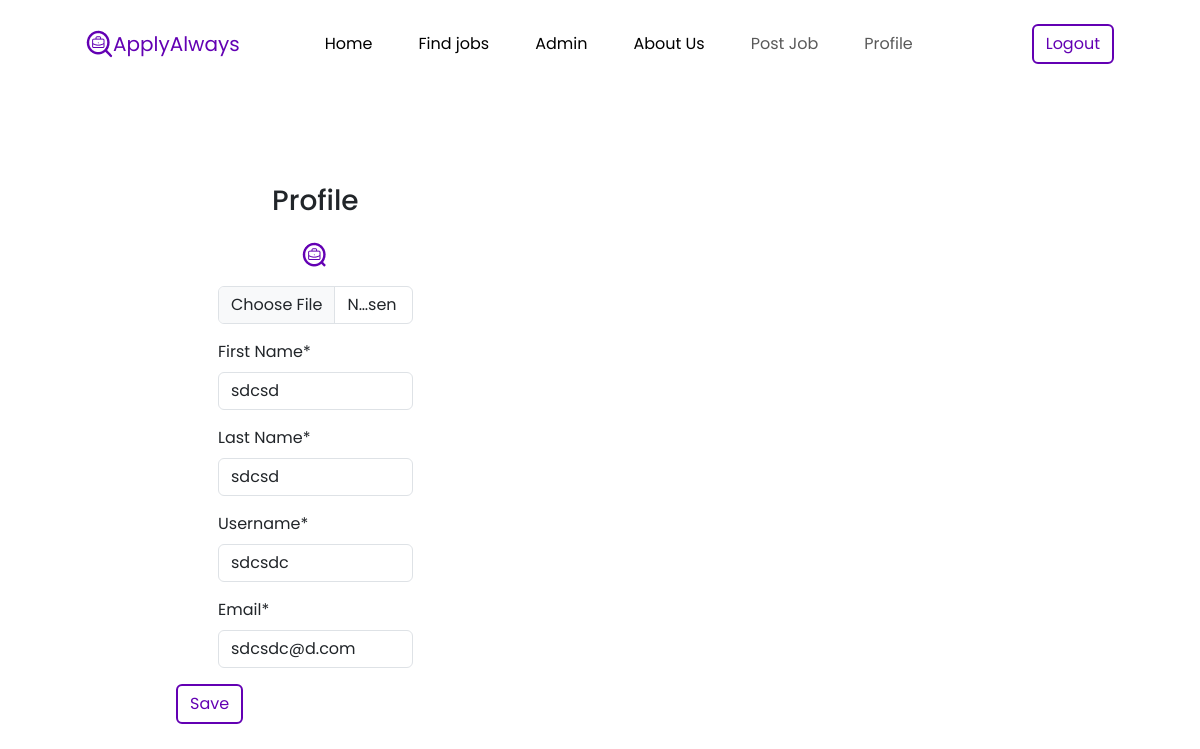
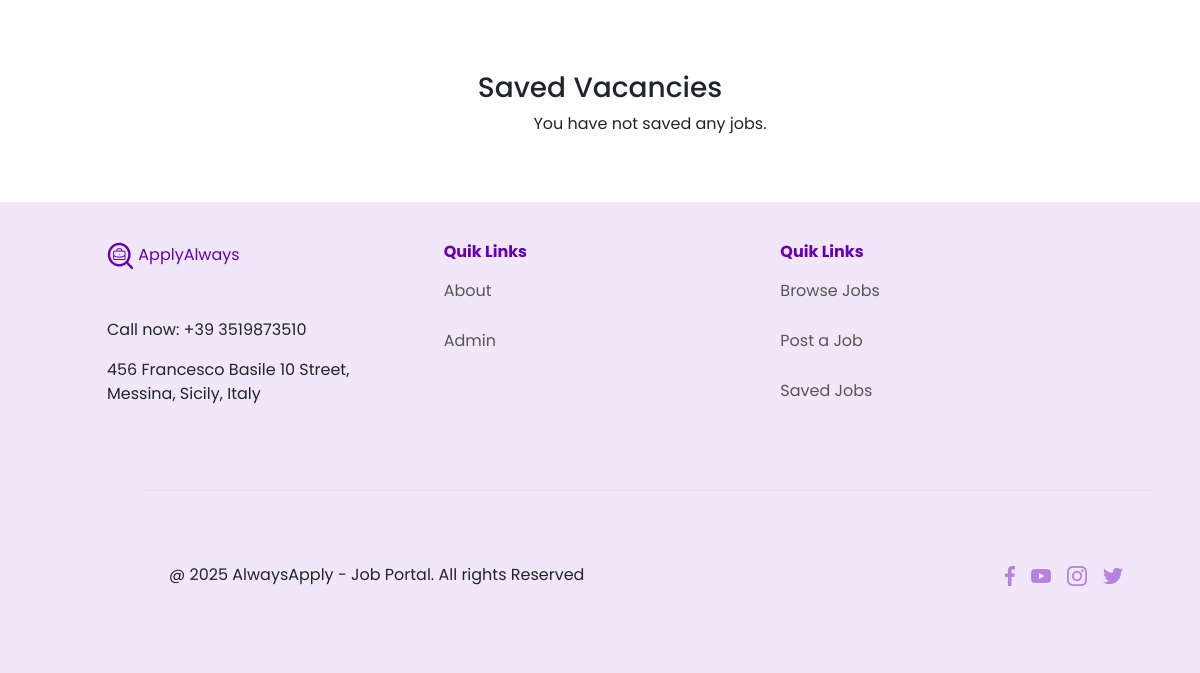
The app's page /users/profile/ (signed in), older data (2 pictures, top to bottom).
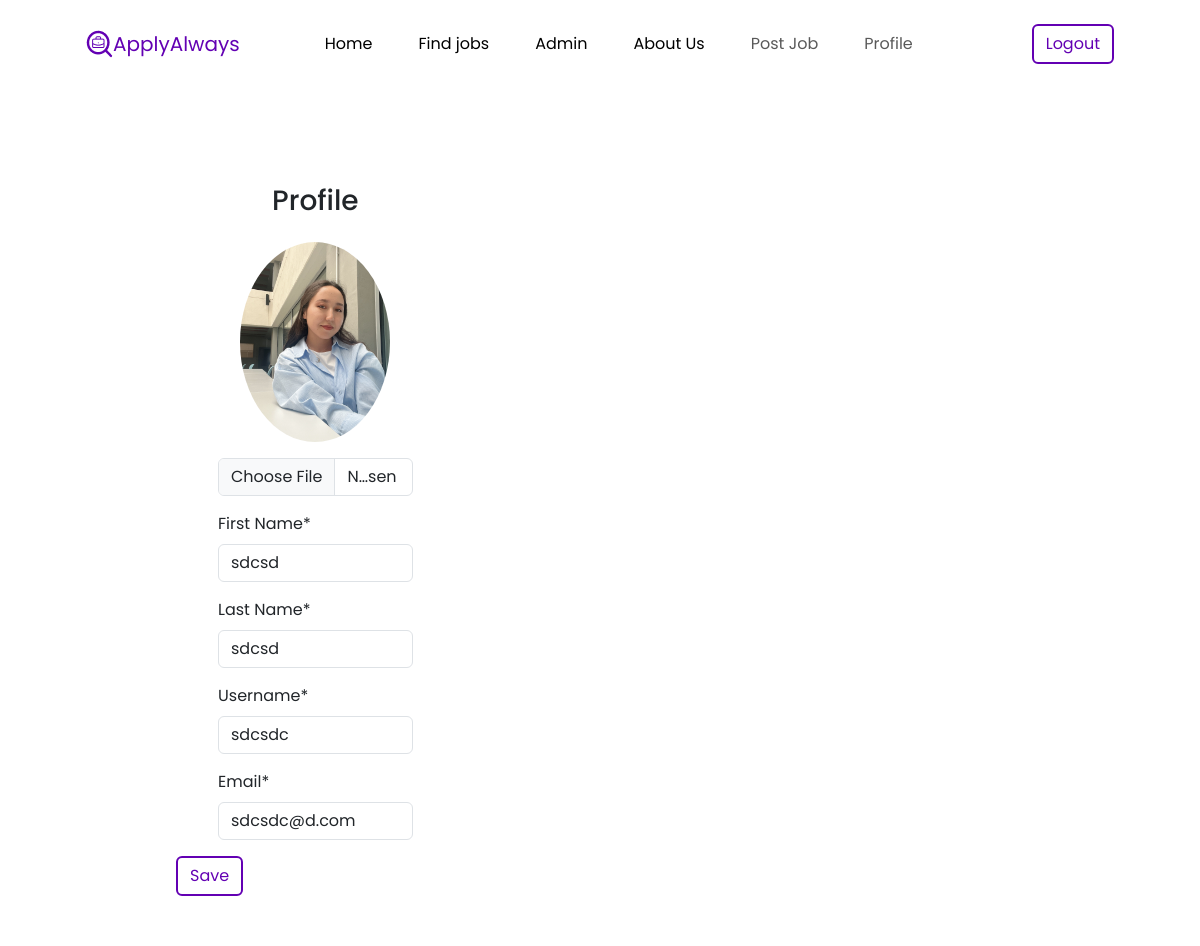
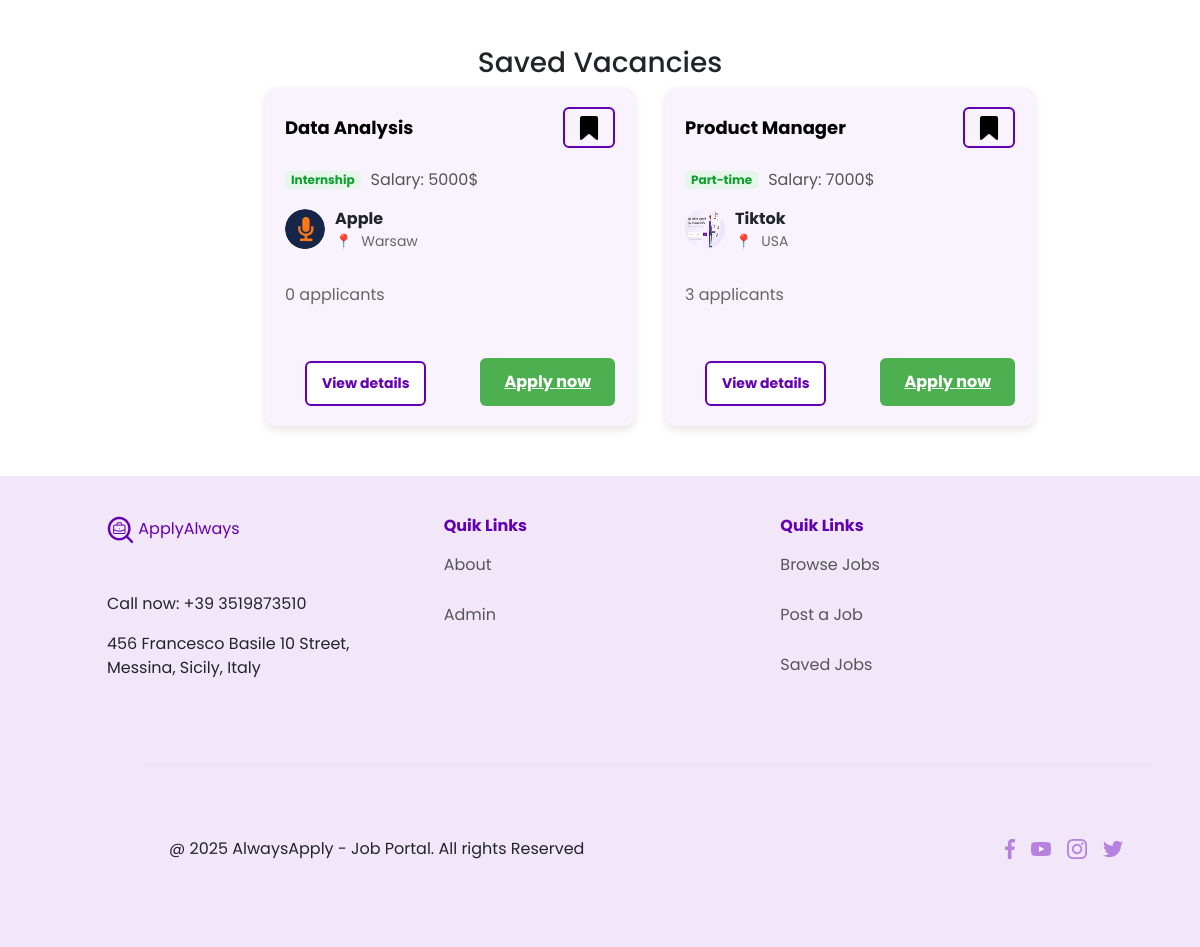
The same page, newer data (2 pictures, top to bottom).
### users/models.py (models this page shows, shortened)
class User(AbstractUser):
    image = models.ImageField(upload_to='users_images', blank=True, null=True, verbose_name='Avatar')
    class Meta:
        db_table = 'user'
        verbose_name = 'User'
        verbose_name_plural = 'Users'

### posts/models.py (models this page shows, shortened)
class JobPosting(models.Model):
    title = models.CharField(max_length=255)
    company = models.CharField(max_length=255)
    logo = models.ImageField(upload_to='company_logos/', blank=True, null=True)
    location = models.CharField(max_length=255)
    JOB_TYPES = [
        ('full_time', 'Full-time'),
        ('part_time', 'Part-time'),
        ('contract', 'Contract'),
        ('freelance', 'Freelance'),
        ('internship', 'Internship'),
    ]
    job_type = models.CharField(max_length=50, choices=JOB_TYPES)
    salary = models.CharField(max_length=100, blank=True, null=True)
    description = models.TextField()
    contact_email = models.EmailField()
    posted_at = models.DateTimeField(auto_now_add=True)
    saved_by = models.ManyToManyField(User, related_name='saved_jobs', blank=True)  # Tracks users who saved this job

### users/views.py (the view)
# urls.py: path('profile/', views.profile, name='profile'),
@login_required
def profile(request):
    saved_jobs = request.user.saved_jobs.all()
    if request.method == 'POST':
        form = ProfileForm(data=request.POST, instance=request.user, files=request.FILES)
        if form.is_valid():
            form.save()
            messages.success(request, 'Profile successfully updated.')
            return redirect('users:profile')
    else:
        form = ProfileForm(instance=request.user)
    context = {
        'title': 'Profile',
        'form': form,
        'user': request.user,  # Ensure user data is passed
        'saved_jobs': saved_jobs,
    }
    return render(request, 'users/profile.html', context)

### users/forms.py
class ProfileForm(UserChangeForm):
    class Meta:
        model = User
        fields = ('image', 'first_name', 'last_name', 'username', 'email')
    image = forms.ImageField(required= False)
    first_name = forms.CharField()
    last_name = forms.CharField()
    username = forms.CharField()
    email = forms.CharField()

### users/templates/users/profile.html (shortened to what this page needs)
{% extends "base.html" %}
{% load static %}
{% block content %}
<div class="row">
    <div class="container mt-5">
        <div class="row">
            <div class="col-md-5">
                <div class="bg-white p-4 mb-4 mx-2 rounded custom-shadow">
                    <h3 class="text-center mb-4">Profile</h3>
                    <form action="{% url 'users:profile' %}" method="post" enctype="multipart/form-data">
                        <div class="row">
                            <div class="col-md-12 mb-3 text-center">
                                {% if user.image %}
                                    <img src="{{ user.image.url }}" alt="Avatar" class="img-fluid rounded-circle" style="max-width: 150px;">
                                {% else %}
                                    <img src="{% static 'images/logo.png' %}" alt="Default Avatar" class="img-fluid rounded-circle" style="max-width: 150px;">
                                {% endif %}
                                <input type="file" class="form-control mt-3" id="id_image" name="image" accept="image/*">
                            </div>
                            <div class="col-md-12 mb-3">
                                <label for="id_first_name" class="form-label">First Name*</label>
                                <input type="text" class="form-control" id="id_first_name" name="first_name" value="{{ form.first_name.value }}">
                            </div>
                            <div class="col-md-12 mb-3">
                                <label for="id_last_name" class="form-label">Last Name*</label>
                                <input type="text" class="form-control" id="id_last_name" name="last_name" value="{{ form.last_name.value }}">
                            </div>
                            <div class="col-md-12 mb-3">
                                <label for="id_username" class="form-label">Username*</label>
                                <input type="text" class="form-control" id="id_username" name="username" value="{{ form.username.value }}">
                            </div>
                            <div class="col-md-12 mb-3">
                                <label for="id_email" class="form-label">Email*</label>
                                <input type="email" class="form-control" id="id_email" name="email" value="{{ form.email.value }}">
                            </div>
                        </div>
                        <button type="submit" class="btn ">Save</button>
                    </form>
                </div>
            </div>
        </div>
    </div>
</div>
<div class="container mt-5">
    <h3 class="text-center">Saved Vacancies</h3>
    <div class="row row-card justify-content-center">
        {% for job in saved_jobs %}
        <div class="job-card">
            <div class="job-header">
                <h3 class="job-title">{{ job.title }}</h3>
                <button class="btn btn-link">
                    <a href="{% url 'jobs:save_job' job.pk %}">
                        <img class="saved-icon" src="{% static 'images/icon/bookmark.png' %}" alt="Saved Icon">
                    </a>
                </button>
            </div>
            <div class="job-info">
                <span class="job-type">{{ job.get_job_type_display }}</span>
                <span class="job-salary">Salary: {{ job.salary }}$</span>
            </div>
            <div class="company-info">
                <img src="{{ job.logo.url }}" alt="{{ job.company }} Logo" class="company-logo">
                <div>
                    <p class="company-name">{{ job.company }}</p>
                    <p class="company-location">
                        <span class="location-icon">📍</span> {{ job.location }}
                    </p>
                </div>
            </div>
            <div class="applicant-info">
                <div class="applicants">
                    <p class="applicant-count mt-3">
                        {{ job.applications.count }} applicants
                    </p>
                </div>
            </div>
            <div class="action-buttons">
                <a href="{% url 'jobs:job_detail' job.pk %}" class="details-btn btn">View details</a>
                <a href="{% url 'jobs:apply_job' job.pk %}" class="apply-btn">Apply now</a>
            </div>
        </div>
        {% empty %}
        <p class="text-center">You have not saved any jobs.</p>
        {% endfor %}
    </div>
</div>
{% endblock %}

### templates/base.html (shortened to what this page needs)
{% load static %}
<!DOCTYPE html>
<html lang="en">
  <head>
    <link
  href="https://cdn.jsdelivr.net/npm/bootstrap@5.3.3/dist/css/bootstrap.min.css"
  rel="stylesheet"
/>
<link rel="stylesheet" href="{% static 'css/style.css' %}">
  </head>
  <body>
    <nav class="navbar navbar-expand-lg p-4 ml-1">
      <div class="container-fluid">
        <img src="{% static "images/logo.png" %}" alt="" />
        <a class="navbar-brand logo" href="{% url "main:index" %}">ApplyAlways</a>
        <div class="collapse navbar-collapse" id="navbarScroll">
          <ul
            class="navbar-nav me-auto my-2 my-lg-0 navbar-nav-scroll"
            style="--bs-scroll-height: 100px"
          >
            <li class="nav-item">
              <a class="nav-link active" aria-current="page" href="{% url "main:index" %}">Home</a>
            </li>
            <li class="nav-item">
              <a
                class="nav-link active"
                aria-current="page"
                href="{% url "jobs:jobs" %}"
                >Find jobs</a
              >
            </li>
            <li class="nav-item">
              <a class="nav-link active" aria-current="page" href="{% url "admin:index" %}">Admin</a>
            </li>
            <li class="nav-item">
              <a class="nav-link active" aria-current="page" href="{% url "main:about" %}"
                >About Us</a
              >
            </li>
            <li class="nav-item">
              <a class="nav-link" href="{% url "posts:posts" %}">Post Job</a>
            </li>
            {% if user.is_authenticated %}
            <li class="nav-item">
              <a class="nav-link" href="{% url "users:profile" %}">Profile</a>
            </li>
            {% endif %}
          </ul>
         {% if not user.is_authenticated %}
          <a href="{% url "users:login" %}" class="btn" >Login</a>
         {% else %}
            <a href="{% url "users:logout" %}"  class="btn btn-contact">Logout</a>
          {% endif %}
        </div>
      </div>
    </nav>
{% block content %}
{% endblock %}
    <footer class="footer container-fluid">
      <div class="container text-center">
        <div class="row">
          <div class="col text-start">
            <a href="#"><img src="{% static "images/logo.png" %}" alt="" /></a>
            <a class="navbar-brand logo" href="{% url "main:index" %}">ApplyAlways</a>
            <p class="mt-5">Call now: +39 3519873510</p>
            <p>
              456 Francesco Basile 10 Street, Messina, Sicily, Italy
            </p>
          </div>
          <div class="col text-start">
            <h6>Quik Links</h6>
            <ul class="navbar-nav me-auto my-2 my-lg-0">
              <li class="nav-item"><a class="nav-link" href="{% url "main:about" %}">About</a></li>
              <li class="nav-item"><a class="nav-link" href="{% url "admin:index" %}">Admin</a></li>
            </ul>
          </div>
          <div class="col text-start">
            <h6>Quik Links</h6>
            <ul class="navbar-nav me-auto my-2 my-lg-0">
              <li class="nav-item">
                <a class="nav-link" href="{% url "jobs:jobs" %}">Browse Jobs</a>
              </li>
              <li class="nav-item">
                <a class="nav-link" href="{% url 'posts:posts' %}">Post a Job</a>
              </li>
            {% if user.is_authenticated %}
              <li class="nav-item">
                <a class="nav-link" href="{% url 'users:profile' %}">Saved Jobs</a>
              </li>
            {% endif %}
            </ul>
          </div>
        <hr class="m-5" />
        <div class="row mt-4">
          <div class="col text-center text-lg-start">
            <p>@ 2025 AlwaysApply - Job Portal. All rights Reserved</p>
          </div>
          <div class="col text-center text-lg-end">
            <ul
              class="social-icons d-flex justify-content-center justify-content-lg-end"
            >
              <li class="nav-item mx-2">
                <a class="nav-link" href="https://www.facebook.com/?locale=it_IT">
                  <img src="{% static 'images/icon/facebook.png' %}" alt="Facebook" />
                </a>
              </li>
              <li class="nav-item mx-2">
                <a class="nav-link" href="https://www.youtube.com/">
                  <img src="{% static 'images/icon/youtube11.png' %}" alt="YouTube" />
                </a>
              </li>
              <li class="nav-item mx-2">
                <a class="nav-link" href="https://www.instagram.com/">
                  <img src="{% static 'images/icon/instagram.png' %}" alt="Instagram" />
                </a>
              </li>
              <li class="nav-item mx-2">
                <a class="nav-link" href="https://x.com/?mx=2">
                  <img src="{% static 'images/icon/twitter.png' %}" alt="Twitter" />
                </a>
              </li>
            </ul>
          </div>
        </div>
      </div>
    </footer>
  </body>
</html>

### templates/includes/notifications.html (shortened to what this page needs)
{% load static %}

### static/css/style.css (style rules this page uses)
body, html { margin: 0; padding: 0; }
body { font-family: 'Poppins', sans-serif; overflow-x: hidden; }
.logo { color: #6300B3; }
.ml-1 { margin-left: 50px; margin-right: 50px; }
.navbar-nav { margin-left: auto; }
.navbar-nav li { padding-right: 30px; }
.btn { color: #6300B3; border: 2px solid #6300B3; margin-left: 20px; }
.row { margin-left: 50px; margin-right: 50px; }
.footer { background-color: #E2CCF27A; padding: 40px 0; margin-top: 50px; width: 100%; position: relative; }
.footer .container { max-width: 1140px; padding-left: 15px; padding-right: 15px; }
.footer .col { margin-bottom: 20px; }
.footer h6 { font-weight: bold; margin-bottom: 10px; color: #6300B3; }
.footer .navbar-nav { list-style: none; padding-left: 0; }
.footer .nav-item { margin-bottom: 10px; }
.footer .nav-link { color: #555; text-decoration: none; }
.footer hr { margin: 20px 0; border-top: 1px solid #ccc; }
ul { list-style-type: none; padding-left: 0; margin-left: 0; }
footer { margin: 0; padding: 0; }
.d-flex { display: flex; align-items: center; justify-content: space-evenly; }
.row-card { width: 100%; display: flex; flex-wrap: wrap; justify-content: center; gap: 30px; }
.job-card { background-color: #f8f3fd; border-radius: 12px; padding: 20px; width: 370px; box-shadow: 0 4px 8px rgba(0, 0, 0, 0.1); margin: 0; }
.job-title { font-size: 12px; font-weight: bold; margin: 0 0 10px; color: #000; }
.job-info { display: flex; justify-content: start; align-items: center; gap: 10px; margin-bottom: 15px; }
.job-type { font-size: 12px; font-weight: bold; color: #0BA02C; background-color: #E7F6EA; padding: 2px 6px; border-radius: 4px; white-space: nowrap; display: inline-block; line-height: 1.2; }
.job-salary { color: #555; }
.company-info { display: flex; align-items: center; gap: 10px; margin-bottom: 15px; }
.company-logo { width: 40px; height: 40px; border-radius: 50%; }
.company-name { font-weight: bold; margin: 0; }
.company-location { font-size: 14px; color: #666; margin: 0; }
.location-icon { margin-right: 5px; }
.applicant-info { display: flex; align-items: center; gap: 10px; margin-bottom: 15px; }
.applicants { display: flex; gap: -10px; }
.applicant-count { color: #666; }
.action-buttons { display: flex; justify-content: space-between; }
.details-btn, .apply-btn { padding: 10px 15px; margin-top: auto; font-size: 14px; font-weight: bold; border-radius: 6px; border: none; cursor: pointer; }
.details-btn { background-color: #fff; color: #6300B3; border: 2px solid #6300B3; }
.apply-btn { background-color: #6300B3; color: #fff; }
.saved-icon { width: 20px; }
.job-header { display: flex; align-items: center; justify-content: space-between; margin-bottom: 20px; }
.job-title { font-size: 18px; margin: 0; }
.saved-icon { width: 24px; height: 24px; }
.apply-btn, .submit-btn { background-color: #4CAF50; color: white; border: none; padding: 12px 24px; font-size: 16px; cursor: pointer; display: inline-block; margin-top: 20px; text-align: center; }

Row changes from the older to the newer data that the page shows:
changed User "sdcsd": image: picture added
added JobPosting: title "Data Analysis", job_type "Internship", salary "5000", logo (picture), company "Apple", location "Warsaw", applications.count "0"
added JobPosting: title "Product Manager", job_type "Part-time", salary "7000", logo (picture), company "Tiktok", location "USA", applications.count "3"
Text that changed along with them:
text no longer shown: "You have not saved any jobs."
